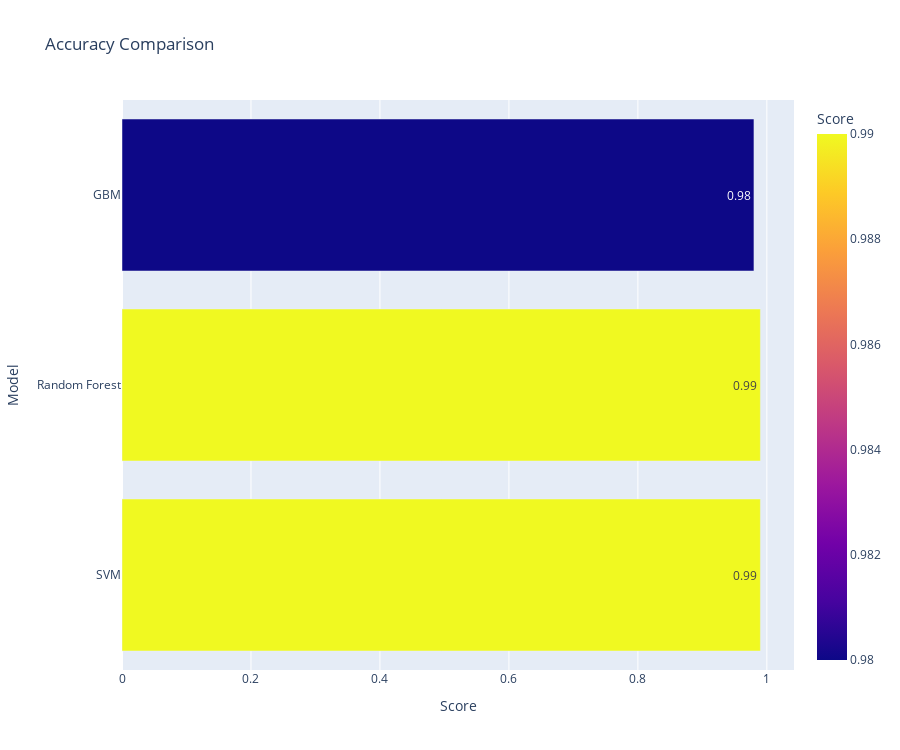

The notebook cell saved with this chart:
### Code cell
fig = px.bar(data_frame=accuracy_sorted, x='Score', y='Model', color='Score',
             title='Accuracy Comparison', text='Score', 
             width=900, height=750)
fig.show()

### Figure 1 — Plotly figure (JSON) as saved in the notebook; plotly's stock layout.template omitted (floating-point values rounded to 4 significant figures)
{"data": [{"alignmentgroup": "True", "hovertemplate": "Score=%{marker.color}<br>Model=%{y}<extra></extra>", "legendgroup": "", "marker": {"color": [0.99, 0.99, 0.98], "coloraxis": "coloraxis", "pattern": {"shape": ""}}, "name": "", "offsetgroup": "", "orientation": "h", "showlegend": false, "text": [0.99, 0.99, 0.98], "textposition": "auto", "type": "bar", "x": [0.99, 0.99, 0.98], "xaxis": "x", "y": ["SVM", "Random Forest", "GBM"], "yaxis": "y"}], "layout": {"barmode": "relative", "coloraxis": {"colorbar": {"title": {"text": "Score"}}, "colorscale": [[0, "#0d0887"], [0.1111, "#46039f"], [0.2222, "#7201a8"], [0.3333, "#9c179e"], [0.4444, "#bd3786"], [0.5556, "#d8576b"], [0.6667, "#ed7953"], [0.7778, "#fb9f3a"], [0.8889, "#fdca26"], [1, "#f0f921"]]}, "height": 750, "legend": {"tracegroupgap": 0}, "title": {"text": "Accuracy Comparison"}, "width": 900, "xaxis": {"anchor": "y", "domain": [0, 1], "title": {"text": "Score"}}, "yaxis": {"anchor": "x", "domain": [0, 1], "title": {"text": "Model"}}}}
